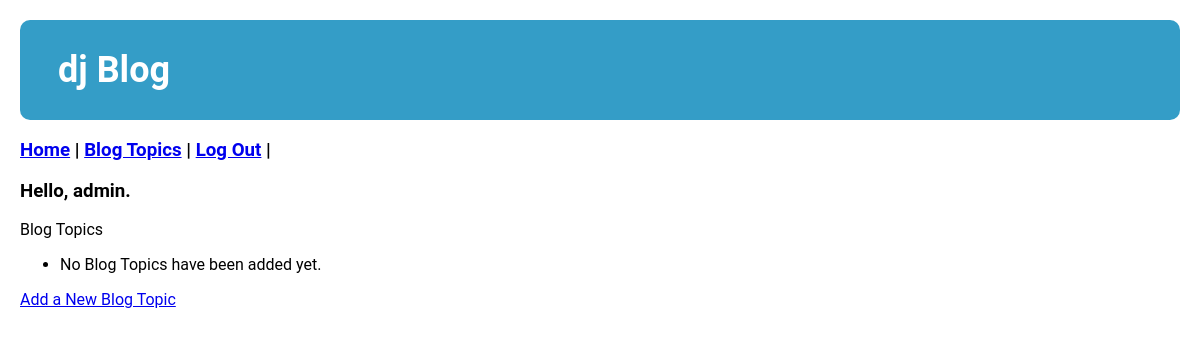
Before: /topics/ (signed in) with the older database file.
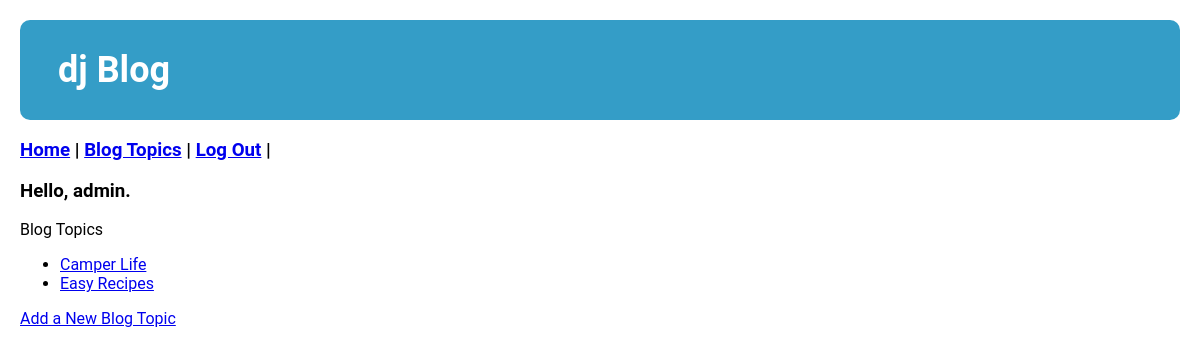
After: the same page with the newer database file.
### blog_app/models.py (models this page shows)
class Topic(models.Model):
    text = models.CharField(max_length=255)
    date_added = models.DateTimeField(auto_now_add=True)
    def __str__(self):
        return self.text

### blog_app/views.py (the view)
# urls.py: path('topics/', views.topics, name='topics'),
def topics(request):
    topics = Topic.objects.order_by('date_added')
    content = {"topics": topics}
    return render(request, 'blog_app/blog_topics.html', content)

### blog_app/templates/blog_app/blog_topics.html
{% extends 'blog_app/base.html' %}
{%load static %}
{% block content %}
<p>Blog Topics</p>
<ul>
    {% for topic in topics %}
        <li>
            <a href="{% url 'blog_app:topic' topic.id %}">{{ topic }}</a>
        </li>
    {% empty %}
        <li>No Blog Topics have been added yet.</li>
    {% endfor %}
</ul>
<a href="{% url 'blog_app:new_topic' %}">Add a New Blog Topic</a>
{% endblock content %}

Changed rows visible on the page:
added Topic: text "Camper Life"
added Topic: text "Easy Recipes"
Other visible differences:
text no longer shown: "No Blog Topics have been added yet."
